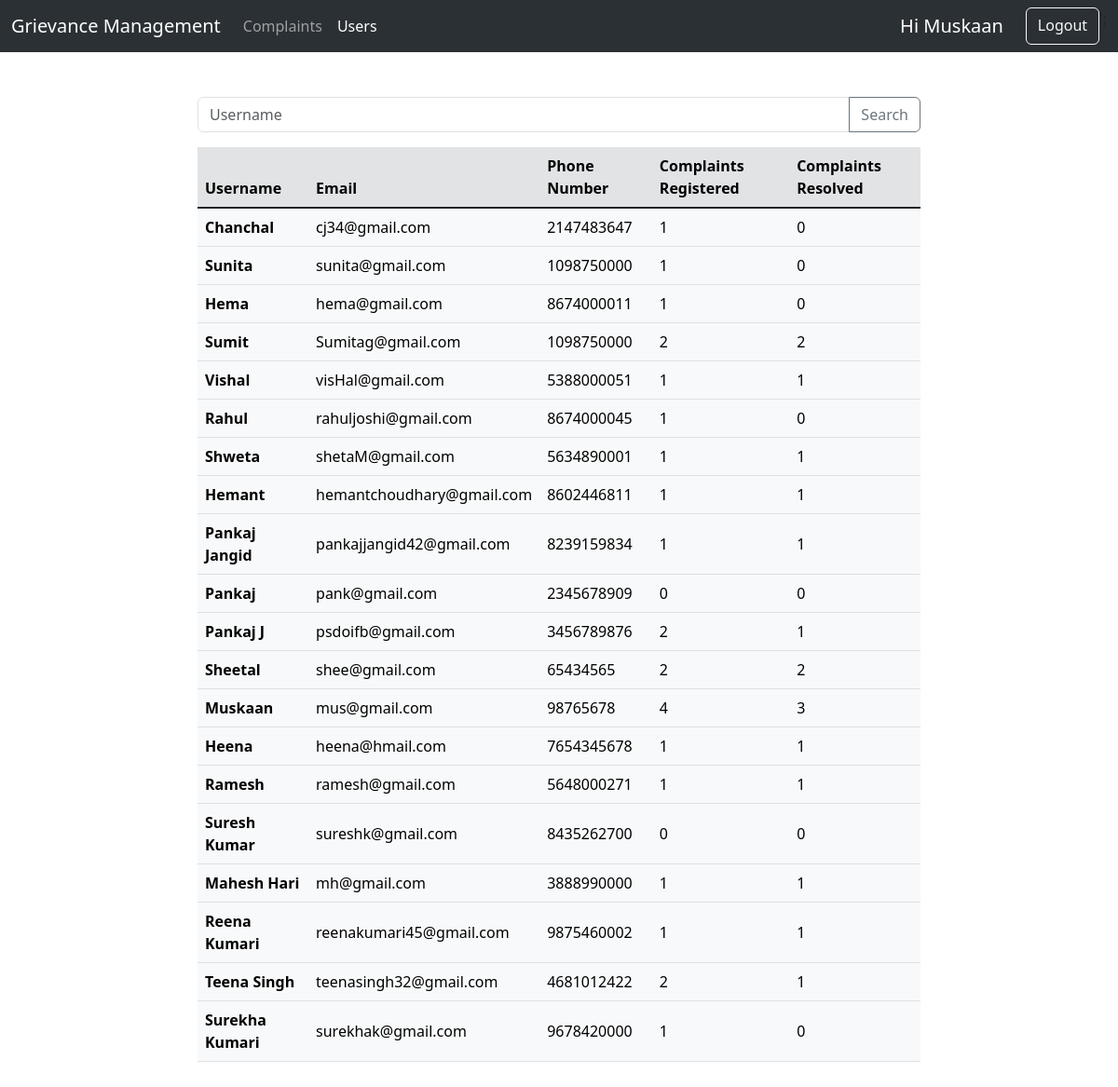
Screenshot of /project/admin/admin.php?page=users (signed in) with the database file from the repository.
### tables this page shows
CREATE TABLE `signup` (
  `s_no` int(20) NOT NULL,
  `username` varchar(150) NOT NULL,
  `email` varchar(150) NOT NULL,
  `phone_no` bigint(20) NOT NULL,
  `adhar_no` bigint(20) NOT NULL,
  `password` varchar(50) NOT NULL,
  `dt` timestamp NOT NULL DEFAULT current_timestamp()
);

### Project/admin/admin.php (the view, shortened to what this page needs)
<?php
$page = 'complaints';
if (isset($_GET["page"])) {
    $page = $_GET["page"];
}
?>
<!doctype html>
<html lang="en">
<head>
    <link href="https://cdn.jsdelivr.net/npm/bootstrap@5.3.0/dist/css/bootstrap.min.css" rel="stylesheet"
>
</head>
<body>
    <nav class="navbar bg-dark navbar-expand-lg bg-body-tertiary" data-bs-theme="dark">
        <div class="container-fluid">
            <a class="navbar-brand" href="#">Grievance Management</a>
            <div class="collapse navbar-collapse" id="navbarSupportedContent">
                <ul class="navbar-nav me-auto mb-2 mb-lg-0">
                    <li class="nav-item">
                        <a class="nav-link <?php if ($page == 'complaints') {
                            echo 'active';
                        } ?>" href="/project/admin/admin.php">Complaints</a>
                    </li>
                    <li class="nav-item">
                        <a class="nav-link <?php if ($page == 'users') {
                            echo 'active';
                        } ?>" href="/project/admin/admin.php?page=users">Users</a>
                    </li>
                </ul>
                <form class="d-flex" role="search">
                    <div class="d-grid gap-2 d-md-flex justify-content-md-end">
                        <a class="navbar-brand" href="#">Hi
                            <?php echo $_SESSION['adminName'] ?>
                        </a>
                        <a class="btn btn-outline-light" href="/project/logout.php">Logout</a>
                    </div>';
                </form>
            </div>
        </div>
    </nav>
    <?php
    include '../common/dbconnect.php';
    if ($page == 'complaints') {
        $category_query = '1';
        $city_query = '1';
        $resolution_query = '1';
        if ($_SERVER["REQUEST_METHOD"] == "POST" && $_POST['reqType'] == 'adminComplaints') {
            if ($_POST['inputCategory'] != "All") {
                $category_query = 'category="' . $_POST['inputCategory'] . '"';
            }
            if ($_POST['inputCity'] != "All") {
                $city_query = 'city="' . $_POST['inputCity'] . '"';
            }
            if ($_POST['inputResoln'] != "All") {
                $resolution_query = 'resolved=' . $_POST['inputResoln'];
            }
        }
        if ($_SERVER["REQUEST_METHOD"] == "POST" && $_POST['reqType'] == 'resolveComplaint') {
            $complaintID = $_POST['complaintID'];
            $sql1 = "UPDATE complaints SET dt_resolve = CURRENT_TIME(), resolved=true WHERE id = " . $complaintID;
            $result1 = mysqli_query($conn, $sql1);
        }
        echo '
            <div class="container-fluid py-5 col-sm-8">
                <form class="row g-3" action="../admin/admin.php" method="post">
                    <div class="col-md-3">
                        <label for="inputCategory" class="form-label">Category</label>
                        <select id="inputCategory" name="inputCategory" class="form-select">
                        <option selected>All</option>
                        <option>Street light</option>
                        <option>Road conditions</option>
                        <option>Stray animals</option>
                        <option>Electric supply</option>
                        <option>Water supply</option>
                        <option>Power line</option>
                        <option>Other</option>
                        </select>
                    </div>
                    <div class="col-md-3">
                        <label for="inputCity" class="form-label">City</label>
                        <select id="inputCity" name="inputCity" class="form-select">
                        <option selected>All</option>';
        $sql1 = "SELECT DISTINCT city FROM complaints";
        $result1 = mysqli_query($conn, $sql1);
        while ($row1 = $result1->fetch_assoc()) {
            echo '<option>' . $row1['city'] . '</option>';
        }
        echo '
                        </select>
                    </div>
                    <div class="col-md-3">
                        <label for="inputResoln" class="form-label">Resolution</label>
                        <select id="inputResoln" name="inputResoln" class="form-select">
                        <option selected>All</option>
                        <option value="true">Resolved</option>
                        <option value="false">Unresolved</option>
                        </select>
                    </div>
                    <div class="col-md-3">
                        <input type="hidden" name="reqType" id="reqType" value="adminComplaints">
                        <button type="submit" class="btn btn-primary">Submit</button>
                    </div>
                </form>
            </div>';
        echo '
            <div class="container-fluid py-5 col-sm-8 table-responsive">
                <table class="table align-middle">
                    <thead class="table-secondary">
                        <tr>
                            <th scope="col">ID</th>
                            <th scope="col">Username</th>
                            <th scope="col">City</th>
                            <th scope="col">Category</th>
                            <th scope="col">Description of issue</th>
                            <th scope="col">Complaint Date</th>
                            <th scope="col">Resolution Date</th>
                        </tr>
                    </thead>
                    <tbody class="table-group-divider">';
        $sql = "SELECT * FROM complaints WHERE " . $category_query . " AND " . $city_query . " AND " . $resolution_query . " ORDER BY id DESC";
        $result = mysqli_query($conn, $sql);
        $num = mysqli_num_rows($result);
        if ($num > 0) {
            while ($row = $result->fetch_assoc()) {
                $resol = "light";
                $resol_dt = "";
                if ($row['resolved']) {
                    $resol = "success";
                    $resol_dt = $row['dt_resolve'];
                } else {
                    $resol_dt = '
                    <form action="../admin/admin.php" method="post">
                        <div class="col-md-3">
                            <input type="hidden" name="reqType" id="reqType" value="resolveComplaint">
                            <input type="hidden" name="complaintID" id="complaintID" value="' . $row['id'] . '">
                            <button type="submit" class="btn btn-primary btn-sm">Resolve</button>
                        </div>
                    </form>
                    ';
                }
                $username = "";
                $sql1 = "SELECT * FROM signup WHERE s_no=" . $row['s_no'];
                $result1 = mysqli_query($conn, $sql1);
                if (mysqli_num_rows($result1) > 0) {
                    $row1 = $result1->fetch_assoc();
                    $username = $row1['username'];
                }
                echo '
                        <tr class="table-' . $resol . '">
                            <th scope="row">' . $row['id'] . '</th>
                            <td>' . $username . '</td>
                            <td>' . $row['city'] . '</td>
                            <td>' . $row['category'] . '</td>
                            <td>' . $row['description'] . '</td>
                            <td>' . $row['dt'] . '</td>
                            <td>' . $resol_dt . '</td>
                        </tr>';
            }
        }
        echo '
                    </tbody>
                </table>
            </div>';
    } else if ($page == 'users') {
        echo '
            <div class="container-fluid py-5 col-sm-8 table-responsive">
                <form action="../admin/admin.php" method="post">
                    <div class="input-group mb-3">
                        <input type="text" class="form-control" placeholder="Username" aria-label="Username" aria-describedby="button-addon2"
                        name="searchUsername" id="searchUsername">
                        <input type="hidden" name="reqType" id="reqType" value="adminSearchUser">
                        <button class="btn btn-outline-secondary" type="submit" id="searchButton">Search</button>
                    </div>
                </form>';
        $usersQueryDisplay = '1';
        echo '
                <table class="table align-middle">
                    <thead class="table-secondary">
                        <tr>
                            <th scope="col">Username</th>
                            <th scope="col">Email</th>
                            <th scope="col">Phone Number</th>
                            <th scope="col">Complaints Registered</th>
                            <th scope="col">Complaints Resolved</th>
                        </tr>
                    </thead>
                    <tbody class="table-group-divider">';
        $sql = "SELECT * FROM signup WHERE " . $usersQueryDisplay;
        $result = mysqli_query($conn, $sql);
        $num = mysqli_num_rows($result);
        if ($num > 0) {
            while ($row = $result->fetch_assoc()) {
                $no_c = 0;
                $no_c_r = 0;
                $sql1 = "SELECT COUNT(*) FROM complaints WHERE s_no=" . $row['s_no'];
                $result1 = mysqli_query($conn, $sql1);
                if (mysqli_num_rows($result1) > 0) {
                    $no_c = $result1->fetch_row()[0];
                }
                $sql1 = "SELECT COUNT(*) FROM complaints WHERE s_no=" . $row['s_no'] . ' AND resolved=true';
                $result1 = mysqli_query($conn, $sql1);
                if (mysqli_num_rows($result1) > 0) {
                    $no_c_r = $result1->fetch_row()[0];
                }
                echo '
                        <tr class="table-light">
                            <th scope="row">' . $row['username'] . '</th>
                            <td>' . $row['email'] . '</td>
                            <td>' . $row['phone_no'] . '</td>
                            <td>' . $no_c . '</td>
                            <td>' . $no_c_r . '</td>
                        </tr>';
            }
        }
        echo '
                    </tbody>
                </table>
            </div>';
    }
    ?>
</body>

### rows the page displays
signup: username "Chanchal", email "cj34@gmail.com", phone_no "2147483647", no_c "1", no_c_r "0"
signup: username "Sunita", email "sunita@gmail.com", phone_no "1098750000", no_c "1", no_c_r "0"
signup: username "Hema", email "hema@gmail.com", phone_no "8674000011", no_c "1", no_c_r "0"
signup: username "Sumit", email "Sumitag@gmail.com", phone_no "1098750000", no_c "2", no_c_r "2"
signup: username "Vishal", email "visHal@gmail.com", phone_no "5388000051", no_c "1", no_c_r "1"
signup: username "Rahul", email "rahuljoshi@gmail.com", phone_no "8674000045", no_c "1", no_c_r "0"
signup: username "Shweta", email "shetaM@gmail.com", phone_no "5634890001", no_c "1", no_c_r "1"
signup: username "Hemant", email "hemantchoudhary@gmail.com", phone_no "8602446811", no_c "1", no_c_r "1"
signup: username "Pankaj Jangid", email "pankajjangid42@gmail.com", phone_no "8239159834", no_c "1", no_c_r "1"
signup: username "Pankaj", email "pank@gmail.com", phone_no "2345678909", no_c "0", no_c_r "0"
signup: username "Pankaj J", email "psdoifb@gmail.com", phone_no "3456789876", no_c "2", no_c_r "1"
signup: username "Sheetal", email "shee@gmail.com", phone_no "65434565", no_c "2", no_c_r "2"
signup: username "Muskaan", email "mus@gmail.com", phone_no "98765678", no_c "4", no_c_r "3"
signup: username "Heena", email "heena@hmail.com", phone_no "7654345678", no_c "1", no_c_r "1"
signup: username "Ramesh", email "ramesh@gmail.com", phone_no "5648000271", no_c "1", no_c_r "1"
signup: username "Suresh Kumar", email "sureshk@gmail.com", phone_no "8435262700", no_c "0", no_c_r "0"
signup: username "Mahesh Hari", email "mh@gmail.com", phone_no "3888990000", no_c "1", no_c_r "1"
signup: username "Reena Kumari", email "reenakumari45@gmail.com", phone_no "9875460002", no_c "1", no_c_r "1"
signup: username "Teena Singh", email "teenasingh32@gmail.com", phone_no "4681012422", no_c "2", no_c_r "1"
signup: username "Surekha Kumari", email "surekhak@gmail.com", phone_no "9678420000", no_c "1", no_c_r "0"

### other values shown
$_SESSION['adminName'] "Muskaan"
